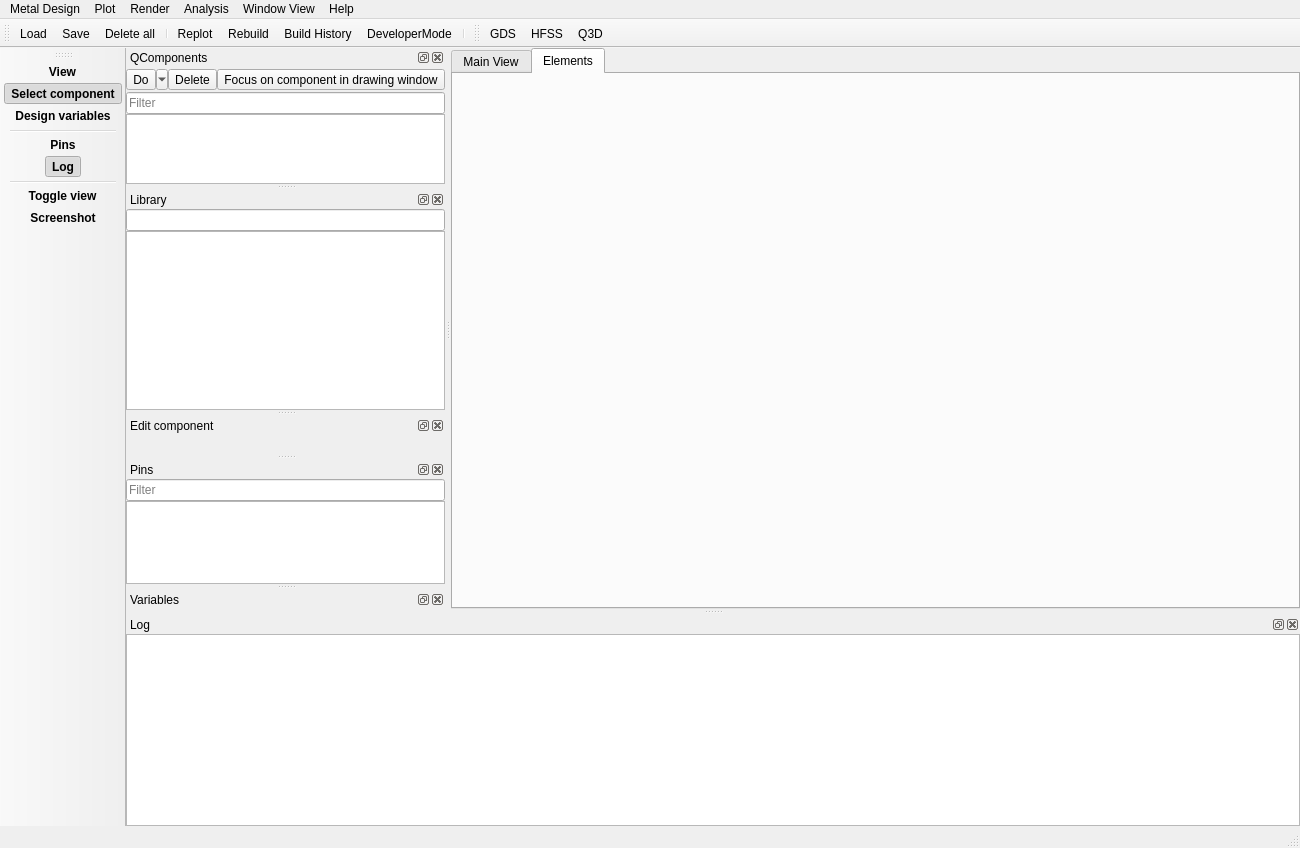
 <widget class="QMainWindow" name="MainWindow">
  <property name="geometry">
   <rect>
    <x>0</x>
    <y>0</y>
    <width>1300</width>
    <height>848</height>
   </rect>
  </property>
  <property name="windowTitle">
   <string>Qiskit Metal: Quantum Creator</string>
  </property>
  <property name="windowIcon">
   <iconset resource="main_window_rc.qrc">
    <normaloff>:/metal_logo</normaloff>:/metal_logo</iconset>
  </property>
  <property name="toolTip">
   <string>Qiskit Metal: Quantum Creator</string>
  </property>
  <property name="statusTip">
   <string>Qiskit Metal: Quantum Creator</string>
  </property>
  <property name="whatsThis">
   <string>Qiskit Metal: Quantum Creator</string>
  </property>
  <property name="toolButtonStyle">
   <enum>Qt::ToolButtonTextUnderIcon</enum>
  </property>
  <property name="tabShape">
   <enum>QTabWidget::Rounded</enum>
  </property>
  <property name="dockNestingEnabled">
   <bool>true</bool>
  </property>
  <property name="dockOptions">
   <set>QMainWindow::AllowNestedDocks|QMainWindow::AllowTabbedDocks|QMainWindow::AnimatedDocks|QMainWindow::GroupedDragging</set>
  </property>
  <widget class="QWidget" name="centralwidget">
   <layout class="QVBoxLayout" name="verticalLayout">
    <property name="spacing">
     <number>0</number>
    </property>
    <property name="leftMargin">
     <number>0</number>
    </property>
    <property name="topMargin">
     <number>0</number>
    </property>
    <property name="rightMargin">
     <number>0</number>
    </property>
    <property name="bottomMargin">
     <number>0</number>
    </property>
    <item>
     <widget class="QTabWidget" name="tabWidget">
      <property name="currentIndex">
       <number>1</number>
      </property>
      <property name="usesScrollButtons">
       <bool>false</bool>
      </property>
      <property name="movable">
       <bool>false</bool>
      </property>
      <property name="tabBarAutoHide">
       <bool>true</bool>
      </property>
      <widget class="QWidget" name="mainViewTab">
       <attribute name="icon">
        <iconset>
         <normalon>:/main_view</normalon>
        </iconset>
       </attribute>
       <attribute name="title">
        <string>Main View</string>
       </attribute>
       <layout class="QVBoxLayout" name="verticalLayout_9">
        <property name="spacing">
         <number>0</number>
        </property>
        <property name="leftMargin">
         <number>0</number>
        </property>
        <property name="topMargin">
         <number>0</number>
        </property>
        <property name="rightMargin">
         <number>0</number>
        </property>
        <property name="bottomMargin">
         <number>0</number>
        </property>
       </layout>
      </widget>
      <widget class="QWidget" name="tabElements">
       <attribute name="icon">
        <iconset resource="main_window_rc.qrc">
         <normaloff>:/elements</normaloff>:/elements</iconset>
       </attribute>
       <attribute name="title">
        <string>Elements</string>
       </attribute>
       <attribute name="toolTip">
        <string>Shoe the tables of elements of the the design</string>
       </attribute>
       <attribute name="whatsThis">
        <string>Shoe the tables of elements of the the design</string>
       </attribute>
       <layout class="QVBoxLayout" name="verticalLayout_10">
        <property name="spacing">
         <number>0</number>
        </property>
        <property name="leftMargin">
         <number>0</number>
        </property>
        <property name="topMargin">
         <number>0</number>
        </property>
        <property name="rightMargin">
         <number>0</number>
        </property>
        <property name="bottomMargin">
         <number>0</number>
        </property>
       </layout>
      </widget>
     </widget>
    </item>
   </layout>
  </widget>
  <widget class="QMenuBar" name="menubar">
   <property name="geometry">
    <rect>
     <x>0</x>
     <y>0</y>
     <width>1300</width>
     <height>24</height>
    </rect>
   </property>
   <property name="baseSize">
    <size>
     <width>0</width>
     <height>0</height>
    </size>
   </property>
   <widget class="QMenu" name="menuDesign">
    <property name="toolTip">
     <string>Design Menu</string>
    </property>
    <property name="statusTip">
     <string>Design Menu</string>
    </property>
    <property name="whatsThis">
     <string>Design Menu</string>
    </property>
    <property name="tearOffEnabled">
     <bool>false</bool>
    </property>
    <property name="title">
     <string>Metal Design</string>
    </property>
    <property name="separatorsCollapsible">
     <bool>true</bool>
    </property>
    <property name="toolTipsVisible">
     <bool>true</bool>
    </property>
    <addaction name="separator"/>
    <addaction name="actionLabelDesign"/>
    <addaction name="actionLoad"/>
    <addaction name="actionSave"/>
    <addaction name="actionSaveAs"/>
    <addaction name="separator"/>
    <addaction name="actionDelete_All"/>
    <addaction name="separator"/>
    <addaction name="actionClose_window"/>
   </widget>
   <widget class="QMenu" name="menuView">
    <property name="title">
     <string>Window View</string>
    </property>
    <widget class="QMenu" name="menuStylesheet">
     <property name="title">
      <string>Color theme</string>
     </property>
     <property name="icon">
      <iconset>
       <normalon>:/metal_logo</normalon>
      </iconset>
     </property>
     <addaction name="actionMetal_Dark"/>
     <addaction name="actionStyleDark"/>
     <addaction name="separator"/>
     <addaction name="actionStyleDefault"/>
     <addaction name="actionStyleOpen"/>
    </widget>
    <addaction name="actionDesign"/>
    <addaction name="actionElements"/>
    <addaction name="actionConnectors"/>
    <addaction name="actionLog"/>
    <addaction name="actionNewComponent"/>
    <addaction name="separator"/>
    <addaction name="actionToggleDocks"/>
    <addaction name="actionFull_Screen"/>
    <addaction name="actionScreenshot"/>
    <addaction name="separator"/>
    <addaction name="actionMetal_Window"/>
    <addaction name="actionSave_window_state"/>
    <addaction name="menuStylesheet"/>
   </widget>
   <widget class="QMenu" name="menuAnalysis">
    <property name="title">
     <string>Analysis</string>
    </property>
    <addaction name="separator"/>
   </widget>
   <widget class="QMenu" name="menuRender">
    <property name="title">
     <string>Render</string>
    </property>
    <addaction name="separator"/>
   </widget>
   <widget class="QMenu" name="menuHelp">
    <property name="minimumSize">
     <size>
      <width>0</width>
      <height>0</height>
     </size>
    </property>
    <property name="toolTip">
     <string>Open Metal Help</string>
    </property>
    <property name="statusTip">
     <string>Open Metal Help</string>
    </property>
    <property name="whatsThis">
     <string>Open Metal Help</string>
    </property>
    <property name="title">
     <string>Help</string>
    </property>
    <property name="icon">
     <iconset>
      <normalon>:/help</normalon>
     </iconset>
    </property>
    <property name="toolTipsVisible">
     <bool>true</bool>
    </property>
   </widget>
   <widget class="QMenu" name="menuPlot">
    <property name="title">
     <string>Plot</string>
    </property>
    <addaction name="actionPan"/>
    <addaction name="actionZoom"/>
   </widget>
   <addaction name="menuDesign"/>
   <addaction name="menuPlot"/>
   <addaction name="menuRender"/>
   <addaction name="menuAnalysis"/>
   <addaction name="menuView"/>
   <addaction name="menuHelp"/>
  </widget>
  <widget class="QStatusBar" name="statusbar"/>
  <widget class="QToolBar" name="toolBarDesign">
   <property name="windowTitle">
    <string>Design toolbar</string>
   </property>
   <property name="statusTip">
    <string>Design toolbar</string>
   </property>
   <property name="whatsThis">
    <string>Design toolbar</string>
   </property>
   <property name="orientation">
    <enum>Qt::Horizontal</enum>
   </property>
   <property name="toolButtonStyle">
    <enum>Qt::ToolButtonTextUnderIcon</enum>
   </property>
   <attribute name="toolBarArea">
    <enum>TopToolBarArea</enum>
   </attribute>
   <attribute name="toolBarBreak">
    <bool>false</bool>
   </attribute>
   <addaction name="actionLoad"/>
   <addaction name="actionSave"/>
   <addaction name="actionDelete_All"/>
   <addaction name="separator"/>
   <addaction name="action_full_refresh"/>
   <addaction name="actionRebuild"/>
   <addaction name="actionBuildHistory"/>
   <addaction name="actionDeveloperMode"/>
   <addaction name="separator"/>
  </widget>
  <widget class="QToolBar" name="toolBarView">
   <property name="font">
    <font>
     <weight>75</weight>
     <bold>true</bold>
    </font>
   </property>
   <property name="windowTitle">
    <string>View Toolbar</string>
   </property>
   <property name="toolTip">
    <string>View Toolbar</string>
   </property>
   <property name="statusTip">
    <string>View Toolbar</string>
   </property>
   <property name="whatsThis">
    <string>View Toolbar</string>
   </property>
   <property name="toolButtonStyle">
    <enum>Qt::ToolButtonIconOnly</enum>
   </property>
   <attribute name="toolBarArea">
    <enum>LeftToolBarArea</enum>
   </attribute>
   <attribute name="toolBarBreak">
    <bool>false</bool>
   </attribute>
   <addaction name="actionViewDummyLabel"/>
   <addaction name="actionDesign"/>
   <addaction name="actionVariables"/>
   <addaction name="separator"/>
   <addaction name="actionConnectors"/>
   <addaction name="actionLog"/>
   <addaction name="separator"/>
   <addaction name="actionToggleDocks"/>
   <addaction name="actionScreenshot"/>
  </widget>
  <widget class="QDockWidget" name="dockDesign">
   <property name="windowIcon">
    <iconset>
     <normalon>:/design</normalon>
    </iconset>
   </property>
   <property name="toolTip">
    <string>Design Dock</string>
   </property>
   <property name="statusTip">
    <string>Design Dock</string>
   </property>
   <property name="whatsThis">
    <string>Design Dock</string>
   </property>
   <property name="accessibleName">
    <string>Design Dock</string>
   </property>
   <property name="accessibleDescription">
    <string>Design Dock</string>
   </property>
   <property name="floating">
    <bool>false</bool>
   </property>
   <property name="features">
    <set>QDockWidget::AllDockWidgetFeatures</set>
   </property>
   <property name="windowTitle">
    <string>QComponents</string>
   </property>
   <attribute name="dockWidgetArea">
    <number>1</number>
   </attribute>
   <widget class="QWidget" name="dockWidgetContents">
    <layout class="QVBoxLayout" name="verticalLayout_3">
     <property name="spacing">
      <number>0</number>
     </property>
     <property name="leftMargin">
      <number>0</number>
     </property>
     <property name="topMargin">
      <number>0</number>
     </property>
     <property name="rightMargin">
      <number>0</number>
     </property>
     <property name="bottomMargin">
      <number>0</number>
     </property>
     <item>
      <layout class="QGridLayout" name="gridLayout">
       <property name="sizeConstraint">
        <enum>QLayout::SetNoConstraint</enum>
       </property>
       <property name="topMargin">
        <number>2</number>
       </property>
       <property name="bottomMargin">
        <number>2</number>
       </property>
       <property name="spacing">
        <number>0</number>
       </property>
       <item row="0" column="3">
        <widget class="QToolButton" name="btn_comp_zoom">
         <property name="toolTip">
          <string>Focus on component in drawing window</string>
         </property>
         <property name="statusTip">
          <string>Focus on component in drawing window</string>
         </property>
         <property name="text">
          <string>Focus on component in drawing window</string>
         </property>
         <property name="icon">
          <iconset resource="main_window_rc.qrc">
           <normaloff>:/fullscreen</normaloff>:/fullscreen</iconset>
         </property>
        </widget>
       </item>
       <item row="0" column="1">
        <widget class="QToolButton" name="btn_comp_actions">
         <property name="text">
          <string>Do</string>
         </property>
         <property name="popupMode">
          <enum>QToolButton::MenuButtonPopup</enum>
         </property>
        </widget>
       </item>
       <item row="0" column="2">
        <widget class="QToolButton" name="btn_comp_del">
         <property name="toolTip">
          <string>Delete a selected component</string>
         </property>
         <property name="statusTip">
          <string>Delete a selected component</string>
         </property>
         <property name="whatsThis">
          <string>Delete a selected component</string>
         </property>
         <property name="text">
          <string>Delete</string>
         </property>
         <property name="icon">
          <iconset resource="main_window_rc.qrc">
           <normaloff>:/delete</normaloff>:/delete</iconset>
         </property>
         <property name="popupMode">
          <enum>QToolButton::DelayedPopup</enum>
         </property>
         <property name="toolButtonStyle">
          <enum>Qt::ToolButtonIconOnly</enum>
         </property>
        </widget>
       </item>
      </layout>
     </item>
     <item>
      <layout class="QHBoxLayout" name="horizontalLayout">
       <property name="spacing">
        <number>0</number>
       </property>
       <item>
        <widget class="QLineEdit" name="filter_text_design">
         <property name="text">
          <string/>
         </property>
         <property name="placeholderText">
          <string>Filter</string>
         </property>
         <property name="clearButtonEnabled">
          <bool>true</bool>
         </property>
        </widget>
       </item>
      </layout>
     </item>
     <item>
      <widget class="QTableView_AllComponents" name="tableComponents">
       <property name="sizeAdjustPolicy">
        <enum>QAbstractScrollArea::AdjustToContents</enum>
       </property>
       <property name="autoScroll">
        <bool>false</bool>
       </property>
       <property name="alternatingRowColors">
        <bool>true</bool>
       </property>
       <property name="selectionBehavior">
        <enum>QAbstractItemView::SelectRows</enum>
       </property>
       <property name="sortingEnabled">
        <bool>true</bool>
       </property>
       <attribute name="horizontalHeaderVisible">
        <bool>true</bool>
       </attribute>
       <attribute name="horizontalHeaderShowSortIndicator" stdset="0">
        <bool>false</bool>
       </attribute>
       <attribute name="horizontalHeaderStretchLastSection">
        <bool>true</bool>
       </attribute>
       <attribute name="verticalHeaderVisible">
        <bool>false</bool>
       </attribute>
      </widget>
     </item>
    </layout>
   </widget>
  </widget>
  <widget class="QDockWidget" name="dockLibrary">
   <property name="minimumSize">
    <size>
     <width>79</width>
     <height>124</height>
    </size>
   </property>
   <property name="windowIcon">
    <iconset>
     <normalon>:/component</normalon>
    </iconset>
   </property>
   <property name="toolTip">
    <string>Library of components</string>
   </property>
   <property name="statusTip">
    <string>Library design components</string>
   </property>
   <property name="whatsThis">
    <string>Library design components</string>
   </property>
   <property name="features">
    <set>QDockWidget::AllDockWidgetFeatures</set>
   </property>
   <property name="windowTitle">
    <string>Library</string>
   </property>
   <attribute name="dockWidgetArea">
    <number>1</number>
   </attribute>
   <widget class="QWidget" name="dockLibraryContents">
    <layout class="QVBoxLayout" name="verticalLayout_5">
     <property name="spacing">
      <number>0</number>
     </property>
     <property name="leftMargin">
      <number>0</number>
     </property>
     <property name="topMargin">
      <number>0</number>
     </property>
     <property name="rightMargin">
      <number>0</number>
     </property>
     <property name="bottomMargin">
      <number>0</number>
     </property>
     <item>
      <widget class="QLineEdit" name="dockLibrary_filter"/>
     </item>
     <item>
      <widget class="TreeViewQLibrary" name="dockLibrary_tree_view"/>
     </item>
    </layout>
   </widget>
  </widget>
  <widget class="QDockWidget" name="dockComponent">
   <property name="minimumSize">
    <size>
     <width>62</width>
     <height>38</height>
    </size>
   </property>
   <property name="features">
    <set>QDockWidget::AllDockWidgetFeatures</set>
   </property>
   <property name="windowTitle">
    <string>Edit component</string>
   </property>
   <attribute name="dockWidgetArea">
    <number>1</number>
   </attribute>
   <widget class="QWidget" name="dockComponentCental">
    <layout class="QVBoxLayout" name="verticalLayout_7">
     <property name="spacing">
      <number>0</number>
     </property>
     <property name="leftMargin">
      <number>0</number>
     </property>
     <property name="topMargin">
      <number>10</number>
     </property>
     <property name="rightMargin">
      <number>0</number>
     </property>
     <property name="bottomMargin">
      <number>0</number>
     </property>
    </layout>
   </widget>
  </widget>
  <widget class="QDockWidget" name="dockLog">
   <property name="minimumSize">
    <size>
     <width>79</width>
     <height>101</height>
    </size>
   </property>
   <property name="windowIcon">
    <iconset>
     <normalon>:/log</normalon>
    </iconset>
   </property>
   <property name="toolTip">
    <string>Log window</string>
   </property>
   <property name="statusTip">
    <string>Log window</string>
   </property>
   <property name="whatsThis">
    <string>Log window</string>
   </property>
   <property name="features">
    <set>QDockWidget::AllDockWidgetFeatures</set>
   </property>
   <property name="windowTitle">
    <string>Log</string>
   </property>
   <attribute name="dockWidgetArea">
    <number>8</number>
   </attribute>
   <widget class="QWidget" name="dockWidgetContents_4">
    <property name="sizePolicy">
     <sizepolicy hsizetype="Preferred" vsizetype="Maximum">
      <horstretch>0</horstretch>
      <verstretch>0</verstretch>
     </sizepolicy>
    </property>
    <layout class="QVBoxLayout" name="verticalLayout_4">
     <property name="spacing">
      <number>0</number>
     </property>
     <property name="sizeConstraint">
      <enum>QLayout::SetMaximumSize</enum>
     </property>
     <property name="leftMargin">
      <number>0</number>
     </property>
     <property name="topMargin">
      <number>0</number>
     </property>
     <property name="rightMargin">
      <number>0</number>
     </property>
     <property name="bottomMargin">
      <number>0</number>
     </property>
     <item>
      <widget class="QTextEditLogger" name="log_text">
       <property name="documentTitle">
        <string>Log</string>
       </property>
       <property name="textInteractionFlags">
        <set>Qt::LinksAccessibleByKeyboard|Qt::LinksAccessibleByMouse|Qt::TextBrowserInteraction|Qt::TextSelectableByKeyboard|Qt::TextSelectableByMouse</set>
       </property>
      </widget>
     </item>
    </layout>
   </widget>
  </widget>
  <widget class="QDockWidget" name="dockConnectors">
   <property name="minimumSize">
    <size>
     <width>79</width>
     <height>124</height>
    </size>
   </property>
   <property name="windowIcon">
    <iconset>
     <normalon>:/connectors</normalon>
    </iconset>
   </property>
   <property name="windowTitle">
    <string>Pins</string>
   </property>
   <attribute name="dockWidgetArea">
    <number>1</number>
   </attribute>
   <widget class="QWidget" name="dockWidgetContents_5">
    <layout class="QVBoxLayout" name="verticalLayout_6">
     <property name="spacing">
      <number>0</number>
     </property>
     <property name="leftMargin">
      <number>0</number>
     </property>
     <property name="topMargin">
      <number>0</number>
     </property>
     <property name="rightMargin">
      <number>0</number>
     </property>
     <property name="bottomMargin">
      <number>0</number>
     </property>
     <item>
      <layout class="QHBoxLayout" name="horizontalLayout_3">
       <property name="spacing">
        <number>0</number>
       </property>
       <item>
        <widget class="QLineEdit" name="text_filter_connectors">
         <property name="placeholderText">
          <string>Filter</string>
         </property>
         <property name="clearButtonEnabled">
          <bool>true</bool>
         </property>
        </widget>
       </item>
      </layout>
     </item>
     <item>
      <widget class="QTableView" name="tableConnectors">
       <property name="frameShadow">
        <enum>QFrame::Plain</enum>
       </property>
       <property name="sizeAdjustPolicy">
        <enum>QAbstractScrollArea::AdjustToContents</enum>
       </property>
       <property name="autoScroll">
        <bool>false</bool>
       </property>
       <property name="alternatingRowColors">
        <bool>false</bool>
       </property>
       <attribute name="horizontalHeaderVisible">
        <bool>false</bool>
       </attribute>
      </widget>
     </item>
    </layout>
   </widget>
  </widget>
  <widget class="QDockWidget" name="dockVariables">
   <property name="windowTitle">
    <string>Variables</string>
   </property>
   <attribute name="dockWidgetArea">
    <number>1</number>
   </attribute>
   <widget class="QWidget" name="dockVariablesContents">
    <layout class="QVBoxLayout" name="vlayoutVariables">
     <property name="spacing">
      <number>0</number>
     </property>
     <property name="leftMargin">
      <number>0</number>
     </property>
     <property name="topMargin">
      <number>0</number>
     </property>
     <property name="rightMargin">
      <number>0</number>
     </property>
     <property name="bottomMargin">
      <number>0</number>
     </property>
    </layout>
   </widget>
  </widget>
  <widget class="QToolBar" name="toolbar_renderers">
   <property name="windowTitle">
    <string>toolBar</string>
   </property>
   <property name="iconSize">
    <size>
     <width>32</width>
     <height>32</height>
    </size>
   </property>
   <attribute name="toolBarArea">
    <enum>TopToolBarArea</enum>
   </attribute>
   <attribute name="toolBarBreak">
    <bool>false</bool>
   </attribute>
   <addaction name="actionGDS"/>
   <addaction name="actionHFSS"/>
   <addaction name="actionQ3D"/>
  </widget>
  <action name="actionSave">
   <property name="icon">
    <iconset resource="main_window_rc.qrc">
     <normaloff>:/save</normaloff>:/save</iconset>
   </property>
   <property name="text">
    <string>Save</string>
   </property>
   <property name="toolTip">
    <string>Save design to file</string>
   </property>
   <property name="statusTip">
    <string>Save design to file</string>
   </property>
   <property name="whatsThis">
    <string>Save design to file</string>
   </property>
   <property name="shortcut">
    <string>Ctrl+S</string>
   </property>
  </action>
  <action name="actionLoad">
   <property name="icon">
    <iconset resource="main_window_rc.qrc">
     <normaloff>:/load</normaloff>:/load</iconset>
   </property>
   <property name="text">
    <string>Load</string>
   </property>
   <property name="toolTip">
    <string>Load design from file</string>
   </property>
   <property name="statusTip">
    <string>Load design from file</string>
   </property>
   <property name="whatsThis">
    <string>Load design from file</string>
   </property>
   <property name="shortcut">
    <string>Ctrl+O</string>
   </property>
   <property name="autoRepeat">
    <bool>false</bool>
   </property>
  </action>
  <action name="actionDesign">
   <property name="checkable">
    <bool>true</bool>
   </property>
   <property name="checked">
    <bool>true</bool>
   </property>
   <property name="icon">
    <iconset resource="main_window_rc.qrc">
     <normaloff>:/design</normaloff>:/design</iconset>
   </property>
   <property name="text">
    <string>Select component</string>
   </property>
   <property name="toolTip">
    <string>Show design window -- select components (show/hide)</string>
   </property>
   <property name="shortcut">
    <string>Ctrl+D</string>
   </property>
  </action>
  <action name="actionElements">
   <property name="checkable">
    <bool>true</bool>
   </property>
   <property name="checked">
    <bool>false</bool>
   </property>
   <property name="icon">
    <iconset resource="main_window_rc.qrc">
     <normaloff>:/elements</normaloff>:/elements</iconset>
   </property>
   <property name="text">
    <string>Elements</string>
   </property>
   <property name="toolTip">
    <string>Show/hide elements table</string>
   </property>
  </action>
  <action name="actionLog">
   <property name="checkable">
    <bool>true</bool>
   </property>
   <property name="checked">
    <bool>true</bool>
   </property>
   <property name="icon">
    <iconset resource="main_window_rc.qrc">
     <normaloff>:/log</normaloff>:/log</iconset>
   </property>
   <property name="text">
    <string>Log</string>
   </property>
   <property name="toolTip">
    <string>Show/hide log window</string>
   </property>
   <property name="shortcut">
    <string>Ctrl+L</string>
   </property>
  </action>
  <action name="actionNewComponent">
   <property name="checkable">
    <bool>true</bool>
   </property>
   <property name="checked">
    <bool>false</bool>
   </property>
   <property name="icon">
    <iconset resource="main_window_rc.qrc">
     <normaloff>:/component-library</normaloff>:/component-library</iconset>
   </property>
   <property name="text">
    <string>Create</string>
   </property>
   <property name="toolTip">
    <string>Create new component: Library of new design components you can create</string>
   </property>
   <property name="statusTip">
    <string>Create new component: Library of new design components you can create</string>
   </property>
   <property name="whatsThis">
    <string>Create new component: Library of new design components you can create</string>
   </property>
   <property name="shortcut">
    <string>Ctrl+N</string>
   </property>
  </action>
  <action name="actionDelete_All">
   <property name="icon">
    <iconset resource="main_window_rc.qrc">
     <normaloff>:/delete_all</normaloff>:/delete_all</iconset>
   </property>
   <property name="text">
    <string>Delete all</string>
   </property>
   <property name="toolTip">
    <string>Delete All Component Objects and Elements</string>
   </property>
   <property name="statusTip">
    <string>Delete All Component Objects and Elements</string>
   </property>
   <property name="whatsThis">
    <string>Delete All Component Objects and Elements</string>
   </property>
   <property name="priority">
    <enum>QAction::LowPriority</enum>
   </property>
  </action>
  <action name="actionZoom">
   <property name="icon">
    <iconset resource="main_window_rc.qrc">
     <normaloff>:/plot/zoom</normaloff>:/plot/zoom</iconset>
   </property>
   <property name="text">
    <string>Zoom</string>
   </property>
   <property name="toolTip">
    <string>Zoom control</string>
   </property>
   <property name="shortcut">
    <string>Z</string>
   </property>
  </action>
  <action name="actionPan">
   <property name="icon">
    <iconset>
     <normalon>:/plot/pan</normalon>
    </iconset>
   </property>
   <property name="text">
    <string>Pan</string>
   </property>
   <property name="shortcut">
    <string>P</string>
   </property>
  </action>
  <action name="actionConnectors">
   <property name="checkable">
    <bool>true</bool>
   </property>
   <property name="checked">
    <bool>false</bool>
   </property>
   <property name="icon">
    <iconset resource="main_window_rc.qrc">
     <normaloff>:/connectors</normaloff>:/connectors</iconset>
   </property>
   <property name="text">
    <string>Pins</string>
   </property>
   <property name="toolTip">
    <string>Show connector pins of qcomponents</string>
   </property>
   <property name="shortcut">
    <string>C</string>
   </property>
  </action>
  <action name="actionStyleOpen">
   <property name="text">
    <string>Open File</string>
   </property>
  </action>
  <action name="actionStyleDefault">
   <property name="text">
    <string>System default</string>
   </property>
  </action>
  <action name="actionStyleDark">
   <property name="text">
    <string>Q Dark</string>
   </property>
  </action>
  <action name="actionScreenshot">
   <property name="icon">
    <iconset resource="main_window_rc.qrc">
     <normaloff>:/screenshot</normaloff>:/screenshot</iconset>
   </property>
   <property name="text">
    <string>Screenshot</string>
   </property>
   <property name="toolTip">
    <string>Take a screenshot of the window</string>
   </property>
  </action>
  <action name="action_full_refresh">
   <property name="icon">
    <iconset resource="main_window_rc.qrc">
     <normaloff>:/force_refresh</normaloff>:/force_refresh</iconset>
   </property>
   <property name="text">
    <string>Replot</string>
   </property>
   <property name="toolTip">
    <string>Replot all components (and refresh all gui widgets). Does NOT REBUILD</string>
   </property>
   <property name="statusTip">
    <string>Force a full refresh of all plots and widgets</string>
   </property>
   <property name="whatsThis">
    <string>Force a full refresh of all plots and widgets</string>
   </property>
   <property name="shortcut">
    <string>Ctrl+R</string>
   </property>
   <property name="shortcutContext">
    <enum>Qt::WidgetWithChildrenShortcut</enum>
   </property>
   <property name="autoRepeat">
    <bool>false</bool>
   </property>
   <property name="priority">
    <enum>QAction::HighPriority</enum>
   </property>
  </action>
  <action name="actionRebuild">
   <property name="icon">
    <iconset resource="main_window_rc.qrc">
     <normaloff>:/rebuild</normaloff>:/rebuild</iconset>
   </property>
   <property name="text">
    <string>Rebuild</string>
   </property>
   <property name="toolTip">
    <string>Force rebuild all components</string>
   </property>
   <property name="statusTip">
    <string>Force rebuild all components</string>
   </property>
   <property name="whatsThis">
    <string>Force rebuild all components</string>
   </property>
   <property name="shortcut">
    <string>Ctrl+D</string>
   </property>
   <property name="priority">
    <enum>QAction::HighPriority</enum>
   </property>
  </action>
  <action name="actionFull_Screen">
   <property name="icon">
    <iconset resource="main_window_rc.qrc">
     <normaloff>:/plot/----autozoom</normaloff>:/plot/----autozoom</iconset>
   </property>
   <property name="text">
    <string>Full Screen</string>
   </property>
   <property name="toolTip">
    <string>Go to full screen</string>
   </property>
  </action>
  <action name="actionMetal_Dark">
   <property name="text">
    <string>Metal Dark</string>
   </property>
  </action>
  <action name="actionSaveAs">
   <property name="icon">
    <iconset resource="main_window_rc.qrc">
     <normaloff>:/save</normaloff>:/save</iconset>
   </property>
   <property name="text">
    <string>Save as</string>
   </property>
   <property name="toolTip">
    <string>Save design to new file</string>
   </property>
   <property name="statusTip">
    <string>Save design to file</string>
   </property>
   <property name="whatsThis">
    <string>Save design to file</string>
   </property>
   <property name="shortcut">
    <string>Ctrl+Shift+S</string>
   </property>
  </action>
  <action name="actionSave_window_state">
   <property name="icon">
    <iconset resource="main_window_rc.qrc">
     <normaloff>:/save</normaloff>:/save</iconset>
   </property>
   <property name="text">
    <string>Save window state</string>
   </property>
  </action>
  <action name="actionLabelDesign">
   <property name="enabled">
    <bool>false</bool>
   </property>
   <property name="text">
    <string>Design</string>
   </property>
  </action>
  <action name="actionClose_window">
   <property name="text">
    <string>Close window</string>
   </property>
  </action>
  <action name="actionMetal_Window">
   <property name="enabled">
    <bool>false</bool>
   </property>
   <property name="text">
    <string>Metal Window </string>
   </property>
  </action>
  <action name="actionViewDummyLabel">
   <property name="text">
    <string>View</string>
   </property>
  </action>
  <action name="actionVariables">
   <property name="checkable">
    <bool>true</bool>
   </property>
   <property name="checked">
    <bool>false</bool>
   </property>
   <property name="icon">
    <iconset resource="main_window_rc.qrc">
     <normaloff>:/variables</normaloff>:/variables</iconset>
   </property>
   <property name="text">
    <string>Design variables</string>
   </property>
   <property name="toolTip">
    <string>Edit variables of the QDesign</string>
   </property>
   <property name="shortcut">
    <string>Meta+V</string>
   </property>
  </action>
  <action name="actionToggleDocks">
   <property name="icon">
    <iconset resource="main_window_rc.qrc">
     <normaloff>:/fullscreen</normaloff>:/fullscreen</iconset>
   </property>
   <property name="text">
    <string>Toggle view</string>
   </property>
   <property name="toolTip">
    <string>ToggleDocks</string>
   </property>
   <property name="shortcut">
    <string>Meta+F, Ctrl+F</string>
   </property>
  </action>
  <action name="actionGDS">
   <property name="icon">
    <iconset resource="main_window_rc.qrc">
     <normaloff>:/renderer/_imgs/renderers/GDS.png</normaloff>:/renderer/_imgs/renderers/GDS.png</iconset>
   </property>
   <property name="text">
    <string>GDS</string>
   </property>
   <property name="toolTip">
    <string>Open the GDS renderer.</string>
   </property>
  </action>
  <action name="actionHFSS">
   <property name="icon">
    <iconset resource="main_window_rc.qrc">
     <normaloff>:/renderer/_imgs/renderers/HFSS.png</normaloff>:/renderer/_imgs/renderers/HFSS.png</iconset>
   </property>
   <property name="text">
    <string>HFSS</string>
   </property>
  </action>
  <action name="actionQ3D">
   <property name="icon">
    <iconset resource="main_window_rc.qrc">
     <normaloff>:/renderer/_imgs/renderers/Q3D.png</normaloff>:/renderer/_imgs/renderers/Q3D.png</iconset>
   </property>
   <property name="text">
    <string>Q3D</string>
   </property>
  </action>
  <action name="actionBuildHistory">
   <property name="icon">
    <iconset resource="main_window_rc.qrc">
     <normaloff>:/build_history</normaloff>:/build_history</iconset>
   </property>
   <property name="text">
    <string>Build History</string>
   </property>
   <property name="toolTip">
    <string>See the build history of your design</string>
   </property>
   <property name="shortcut">
    <string>Ctrl+B</string>
   </property>
  </action>
  <action name="actionDeveloperMode">
   <property name="checkable">
    <bool>true</bool>
   </property>
   <property name="icon">
    <iconset resource="main_window_rc.qrc">
     <normaloff>:/_imgs/lightbulb.png</normaloff>
     <normalon>:/_imgs/support.png</normalon>:/_imgs/lightbulb.png</iconset>
   </property>
   <property name="text">
    <string>DeveloperMode</string>
   </property>
   <property name="toolTip">
    <string>clickme</string>
   </property>
  </action>
 </widget>
